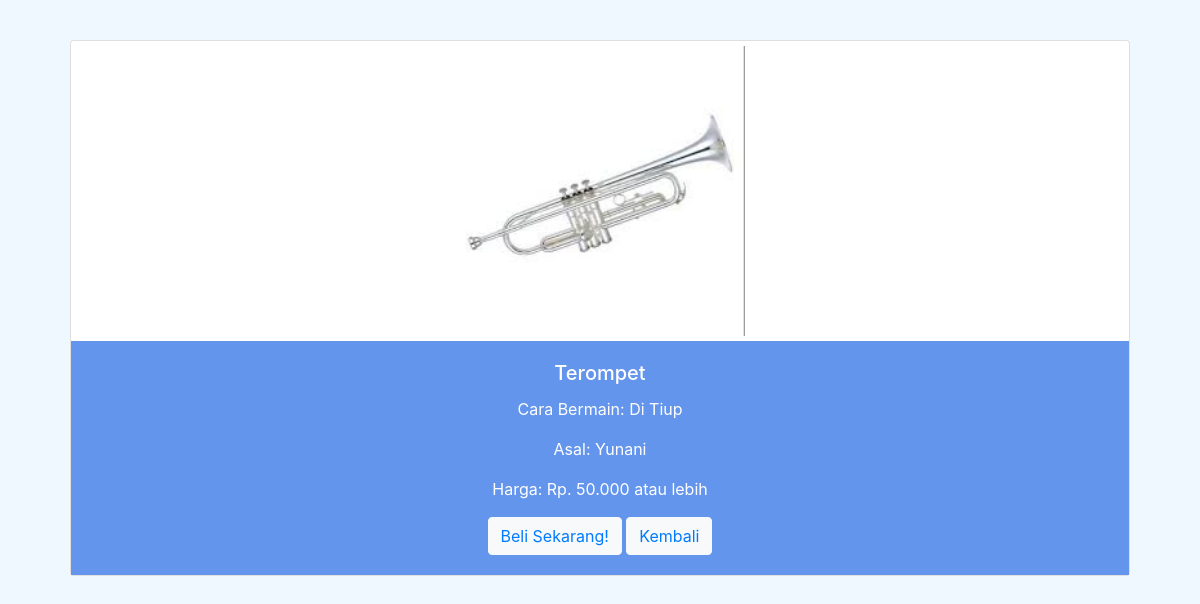
/php/detail.php?id=4, run on the app's committed database.
### tables this page shows
CREATE TABLE `alat_musik` (
  `id` int(11) NOT NULL,
  `nama` varchar(100) NOT NULL,
  `gambar` varchar(100) NOT NULL,
  `cara` varchar(100) NOT NULL,
  `asal` varchar(100) NOT NULL,
  `harga` varchar(100) NOT NULL
);

### php/functions.php (called while the page is built, shortened)
<?php
    function koneksi(){
        $conn = mysqli_connect("localhost", "root", "") or die("koneksi ke DB gagal");
        mysqli_select_db($conn, "tubes_193040089") or die("Database Salah");
        return $conn;
    }
    function query($sql){
        $conn = koneksi();
        $result = mysqli_query($conn, "$sql");
        $rows = [];
        while ($row = mysqli_fetch_assoc($result)) {
            $rows[] = $row;
        }
        return $rows;
    }
?>

### php/detail.php (the view, shortened to what this page needs)
<?php
    require 'functions.php' ;
    $id = $_GET['id'];
    $alat_musik = query("SELECT * FROM alat_musik WHERE id = $id")[0];
?>
<!DOCTYPE html>
<html lang="en">
<head>
<link rel="stylesheet" href="https://stackpath.bootstrapcdn.com/bootstrap/4.4.1/css/bootstrap.min.css">
</head>
<body style="background-color:aliceblue;">
<div class="container" style="padding: 40px;">
<div class="card mb-4">
  <img src="../assets/img/<?= $alat_musik["gambar"]; ?>" class="card-img-top" alt="..." style="width:300px; height:300px; display:block; margin:auto; padding: 5px;">
  <div class="card-body" style="text-align: center; background-color: cornflowerblue;">
    <h5 class="card-title"><?= $alat_musik["nama"]; ?></h5>
    <p class="card-text">Cara Bermain: <?= $alat_musik["cara"]; ?></p>
    <p class="card-text">Asal: <?= $alat_musik["asal"]; ?></p>
    <p class="card-text">Harga: <?= $alat_musik["harga"]; ?></p>
    <button class="btn btn-light" style=" text-decoration:none;"><a href="https://www.google.com/search?q=beli+<?= $alat_musik["nama"]; ?>">Beli Sekarang!</a></button>
    <button class="btn btn-light" style=" text-decoration:none;"><a href="../index.php">Kembali</a></button>
</div>
</div>
    </div>
</body>
</html>

### php/detail.php (style rules this page uses)
h5, p { color: white; }

### data on the page
alat_musik: gambar (picture), nama "Terompet", cara "Di Tiup", asal "Yunani", harga "Rp. 50.000 atau lebih"
